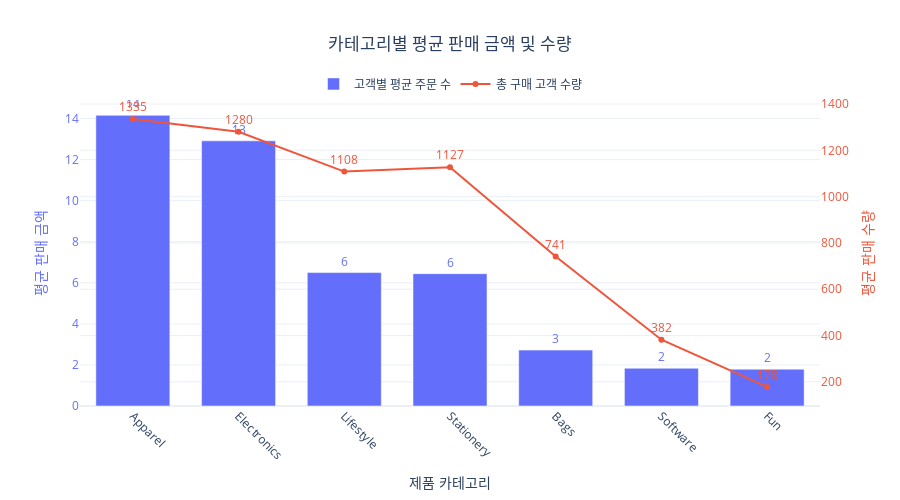

Source (notebook cell):
### Code cell
category_customer = onlinesales.groupby(['고객ID', '제품카테고리']).제품ID.size().reset_index().groupby('제품카테고리').agg({'제품ID':'mean', '고객ID':'nunique'}).reset_index()
category_customer.columns = ['제품카테고리', '고객별 평균 주문 수', '총 구매 고객 수']
category_customer = category_customer.sort_values('고객별 평균 주문 수', ascending=False)

fig = go.Figure()

fig.add_trace(go.Bar(
    x=category_customer.제품카테고리,
    y=category_customer['고객별 평균 주문 수'],
    name='고객별 평균 주문 수',
    text=category_customer['고객별 평균 주문 수'].round(),
    textposition='outside',
    textfont=dict(color='#636EFA'),
    marker=dict(color='#636EFA'),
    yaxis='y1'
))

fig.add_trace(go.Scatter(
    x=category_customer.제품카테고리,
    y=category_customer['총 구매 고객 수'],
    text=category_customer['총 구매 고객 수'].round(),
    mode='lines+markers+text',
    name='총 구매 고객 수량',
    line=dict(color='#EF553B', width=2),
    textposition='top center',
    textfont=dict(color='#EF553B'),
    yaxis='y2'
))

fig.update_layout(
    title=dict(
        text='카테고리별 평균 판매 금액 및 수량',
        x=0.5,
        xanchor='center'
    ),
    xaxis=dict(
        title='제품 카테고리',
        tickangle=45
    ),
    yaxis=dict(
        title='평균 판매 금액',
        titlefont=dict(color='#636EFA'),
        tickfont=dict(color='#636EFA')
    ),
    yaxis2=dict(
        title='평균 판매 수량',
        titlefont=dict(color='#EF553B'),
        tickfont=dict(color='#EF553B'),
        overlaying='y',
        side='right'
    ),
    legend=dict(
        x=0.5,
        xanchor='center',
        y=1.1,
        orientation='h'
    ),
    bargap=0.3,
    height=500,
    template='plotly_white'
)

fig.show()

### Figure 1 — Plotly figure (JSON) as saved in the notebook; plotly's stock layout.template omitted (floating-point values rounded to 4 significant figures)
{"data": [{"marker": {"color": "#636EFA"}, "name": "고객별 평균 주문 수", "text": [14, 13, 6, 6, 3, 2, 2], "textfont": {"color": "#636EFA"}, "textposition": "outside", "type": "bar", "x": ["Apparel", "Electronics", "Lifestyle", "Stationery", "Bags", "Software", "Fun"], "y": [14.16, 12.91, 6.497, 6.444, 2.722, 1.838, 1.792], "yaxis": "y"}, {"line": {"color": "#EF553B", "width": 2}, "mode": "lines+markers+text", "name": "총 구매 고객 수량", "text": [1335, 1280, 1108, 1127, 741, 382, 178], "textfont": {"color": "#EF553B"}, "textposition": "top center", "type": "scatter", "x": ["Apparel", "Electronics", "Lifestyle", "Stationery", "Bags", "Software", "Fun"], "y": [1335, 1280, 1108, 1127, 741, 382, 178], "yaxis": "y2"}], "layout": {"bargap": 0.3, "height": 500, "legend": {"orientation": "h", "x": 0.5, "xanchor": "center", "y": 1.1}, "title": {"text": "카테고리별 평균 판매 금액 및 수량", "x": 0.5, "xanchor": "center"}, "xaxis": {"tickangle": 45, "title": {"text": "제품 카테고리"}}, "yaxis": {"tickfont": {"color": "#636EFA"}, "title": {"font": {"color": "#636EFA"}, "text": "평균 판매 금액"}}, "yaxis2": {"overlaying": "y", "side": "right", "tickfont": {"color": "#EF553B"}, "title": {"font": {"color": "#EF553B"}, "text": "평균 판매 수량"}}}}
